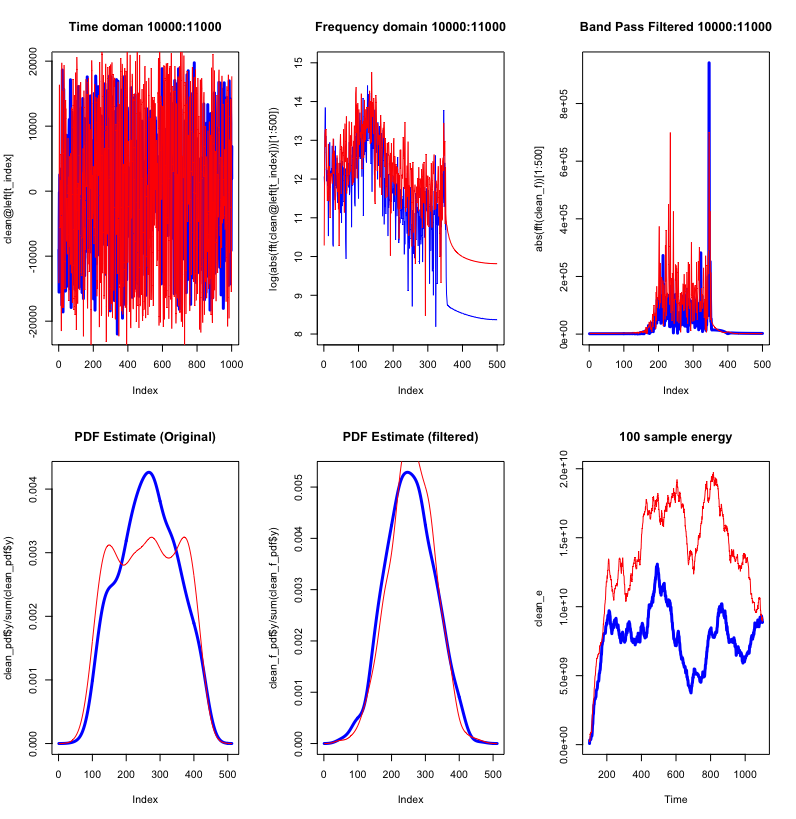

This chart was generated by the following R code:
#Q42498
library('tuneR')
library(e1071)   

clean <- readWave('3500-clean.wav')
vibes <- readWave('3500-vibes.wav')

t_index <- seq(10000,11000)

par(mfrow=c(2,3))
plot(clean@left[t_index], type='l', col='blue', lwd=3)
lines(vibes@left[t_index], col='red')
title('Time doman 10000:11000')

plot(log(abs(fft(clean@left[t_index]))[1:500]), type='l', col='blue', ylim = c(8,15))
lines(log(abs(fft(vibes@left[t_index]))[1:500]), col='red')
title('Frequency domain 10000:11000')

library(signal)
bpf <- butter(10,c(0.4,0.8), type='pass')

clean_f <- filter(bpf, clean@left[t_index])
vibes_f <- filter(bpf, vibes@left[t_index])
plot(abs(fft(clean_f))[1:500], type='l', col='blue', lwd=3)
lines(abs(fft(vibes_f))[1:500], col='red')
title('Band Pass Filtered 10000:11000')

vibes_pdf <- density(vibes@left[t_index])
clean_pdf <- density(clean@left[t_index])
plot(clean_pdf$y/sum(clean_pdf$y), type='l', col='blue', lwd=3)
lines(vibes_pdf$y/sum(vibes_pdf$y), col='red')
title('PDF Estimate (Original)')

vibes_f_pdf <- density(vibes_f)
clean_f_pdf <- density(clean_f)
plot(clean_f_pdf$y/sum(clean_f_pdf$y), type='l', col='blue', lwd=3)
lines(vibes_f_pdf$y/sum(vibes_f_pdf$y), col='red')
title('PDF Estimate (filtered)')

maf <- rep(1,100)

clean_e <- filter(maf, 1, (clean@left[t_index])^2)
vibes_e <- filter(maf, 1, (vibes@left[t_index])^2)
plot(clean_e, type='l', col='blue', lwd=3, ylim=c(min(clean_e,vibes_e), max(clean_e,vibes_e)))
lines(vibes_e, col='red')
title('100 sample energy')

par(mfrow=c(1,1))
clean_e <- filter(maf, 1, (clean_f)^2)
vibes_e <- filter(maf, 1, (vibes_f)^2)
plot(clean_e, type='l', col='blue', lwd=3, ylim=c(min(clean_e,vibes_e), max(clean_e,vibes_e)))
lines(vibes_e, col='red')
title('100 sample energy (filtered)')
